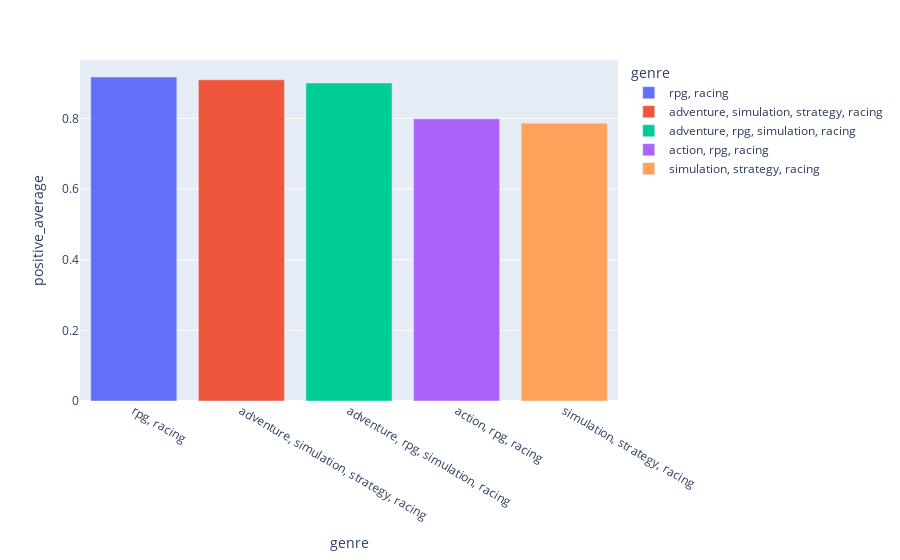

Notebook cell for this chart:
### Code cell
fig = px.bar(top_genre_ratigs, x='genre', y='positive_average', color='genre')
fig.update_layout()
fig.show()

### Figure 1 — Plotly figure (JSON) as saved in the notebook; plotly's stock layout.template omitted (floating-point values rounded to 4 significant figures)
{"data": [{"alignmentgroup": "True", "hovertemplate": "genre=%{x}<br>positive_average=%{y}<extra></extra>", "legendgroup": "rpg, racing", "marker": {"color": "#636efa", "pattern": {"shape": ""}}, "name": "rpg, racing", "offsetgroup": "rpg, racing", "orientation": "v", "showlegend": true, "textposition": "auto", "type": "bar", "x": ["rpg, racing"], "xaxis": "x", "y": [0.9169], "yaxis": "y"}, {"alignmentgroup": "True", "hovertemplate": "genre=%{x}<br>positive_average=%{y}<extra></extra>", "legendgroup": "adventure, simulation, strategy, racing", "marker": {"color": "#EF553B", "pattern": {"shape": ""}}, "name": "adventure, simulation, strategy, racing", "offsetgroup": "adventure, simulation, strategy, racing", "orientation": "v", "showlegend": true, "textposition": "auto", "type": "bar", "x": ["adventure, simulation, strategy, racing"], "xaxis": "x", "y": [0.9091], "yaxis": "y"}, {"alignmentgroup": "True", "hovertemplate": "genre=%{x}<br>positive_average=%{y}<extra></extra>", "legendgroup": "adventure, rpg, simulation, racing", "marker": {"color": "#00cc96", "pattern": {"shape": ""}}, "name": "adventure, rpg, simulation, racing", "offsetgroup": "adventure, rpg, simulation, racing", "orientation": "v", "showlegend": true, "textposition": "auto", "type": "bar", "x": ["adventure, rpg, simulation, racing"], "xaxis": "x", "y": [0.9], "yaxis": "y"}, {"alignmentgroup": "True", "hovertemplate": "genre=%{x}<br>positive_average=%{y}<extra></extra>", "legendgroup": "action, rpg, racing", "marker": {"color": "#ab63fa", "pattern": {"shape": ""}}, "name": "action, rpg, racing", "offsetgroup": "action, rpg, racing", "orientation": "v", "showlegend": true, "textposition": "auto", "type": "bar", "x": ["action, rpg, racing"], "xaxis": "x", "y": [0.7987], "yaxis": "y"}, {"alignmentgroup": "True", "hovertemplate": "genre=%{x}<br>positive_average=%{y}<extra></extra>", "legendgroup": "simulation, strategy, racing", "marker": {"color": "#FFA15A", "pattern": {"shape": ""}}, "name": "simulation, strategy, racing", "offsetgroup": "simulation, strategy, racing", "orientation": "v", "showlegend": true, "textposition": "auto", "type": "bar", "x": ["simulation, strategy, racing"], "xaxis": "x", "y": [0.7858], "yaxis": "y"}], "layout": {"barmode": "relative", "legend": {"title": {"text": "genre"}, "tracegroupgap": 0}, "margin": {"t": 60}, "xaxis": {"anchor": "y", "categoryarray": ["rpg, racing", "adventure, simulation, strategy, racing", "adventure, rpg, simulation, racing", "action, rpg, racing", "simulation, strategy, racing"], "categoryorder": "array", "domain": [0, 1], "title": {"text": "genre"}}, "yaxis": {"anchor": "x", "domain": [0, 1], "title": {"text": "positive_average"}}}}
